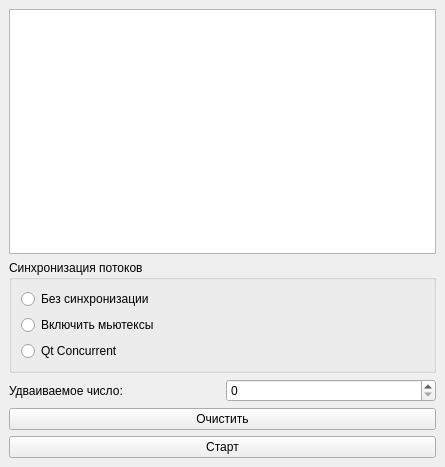
<?xml version="1.0" encoding="UTF-8"?>
<ui version="4.0">
 <class>MainWindow</class>
 <widget class="QMainWindow" name="MainWindow">
  <property name="geometry">
   <rect>
    <x>0</x>
    <y>0</y>
    <width>445</width>
    <height>467</height>
   </rect>
  </property>
  <property name="windowTitle">
   <string>RaceExample</string>
  </property>
  <widget class="QWidget" name="centralwidget">
   <layout class="QGridLayout" name="gridLayout">
    <item row="0" column="0" colspan="2">
     <widget class="QTextEdit" name="te_debug">
      <property name="readOnly">
       <bool>true</bool>
      </property>
     </widget>
    </item>
    <item row="4" column="0" colspan="2">
     <widget class="QPushButton" name="pb_clear">
      <property name="text">
       <string>Очистить</string>
      </property>
     </widget>
    </item>
    <item row="3" column="0">
     <widget class="QLabel" name="lb_initNum">
      <property name="text">
       <string>Удваиваемое число:</string>
      </property>
     </widget>
    </item>
    <item row="5" column="0" colspan="2">
     <widget class="QPushButton" name="pb_start">
      <property name="text">
       <string>Старт</string>
      </property>
     </widget>
    </item>
    <item row="3" column="1">
     <widget class="QSpinBox" name="sb_initNum">
      <property name="maximum">
       <number>1000000000</number>
      </property>
     </widget>
    </item>
    <item row="2" column="0" colspan="2">
     <widget class="QGroupBox" name="gb_synch">
      <property name="minimumSize">
       <size>
        <width>0</width>
        <height>0</height>
       </size>
      </property>
      <property name="title">
       <string>Синхронизация потоков</string>
      </property>
      <layout class="QVBoxLayout" name="verticalLayout">
       <item>
        <widget class="QRadioButton" name="rb_synchOff">
         <property name="text">
          <string>Без синхронизации</string>
         </property>
        </widget>
       </item>
       <item>
        <widget class="QRadioButton" name="rb_mutexOn">
         <property name="text">
          <string>Включить мьютексы</string>
         </property>
        </widget>
       </item>
       <item>
        <widget class="QRadioButton" name="rb_qtConcur">
         <property name="text">
          <string>Qt Concurrent</string>
         </property>
        </widget>
       </item>
      </layout>
     </widget>
    </item>
   </layout>
  </widget>
 </widget>
 <tabstops>
  <tabstop>te_debug</tabstop>
  <tabstop>sb_initNum</tabstop>
  <tabstop>pb_clear</tabstop>
  <tabstop>pb_start</tabstop>
 </tabstops>
 <resources/>
 <connections>
  <connection>
   <sender>pb_clear</sender>
   <signal>clicked()</signal>
   <receiver>te_debug</receiver>
   <slot>clear()</slot>
   <hints>
    <hint type="sourcelabel">
     <x>198</x>
     <y>262</y>
    </hint>
    <hint type="destinationlabel">
     <x>306</x>
     <y>117</y>
    </hint>
   </hints>
  </connection>
 </connections>
</ui>
